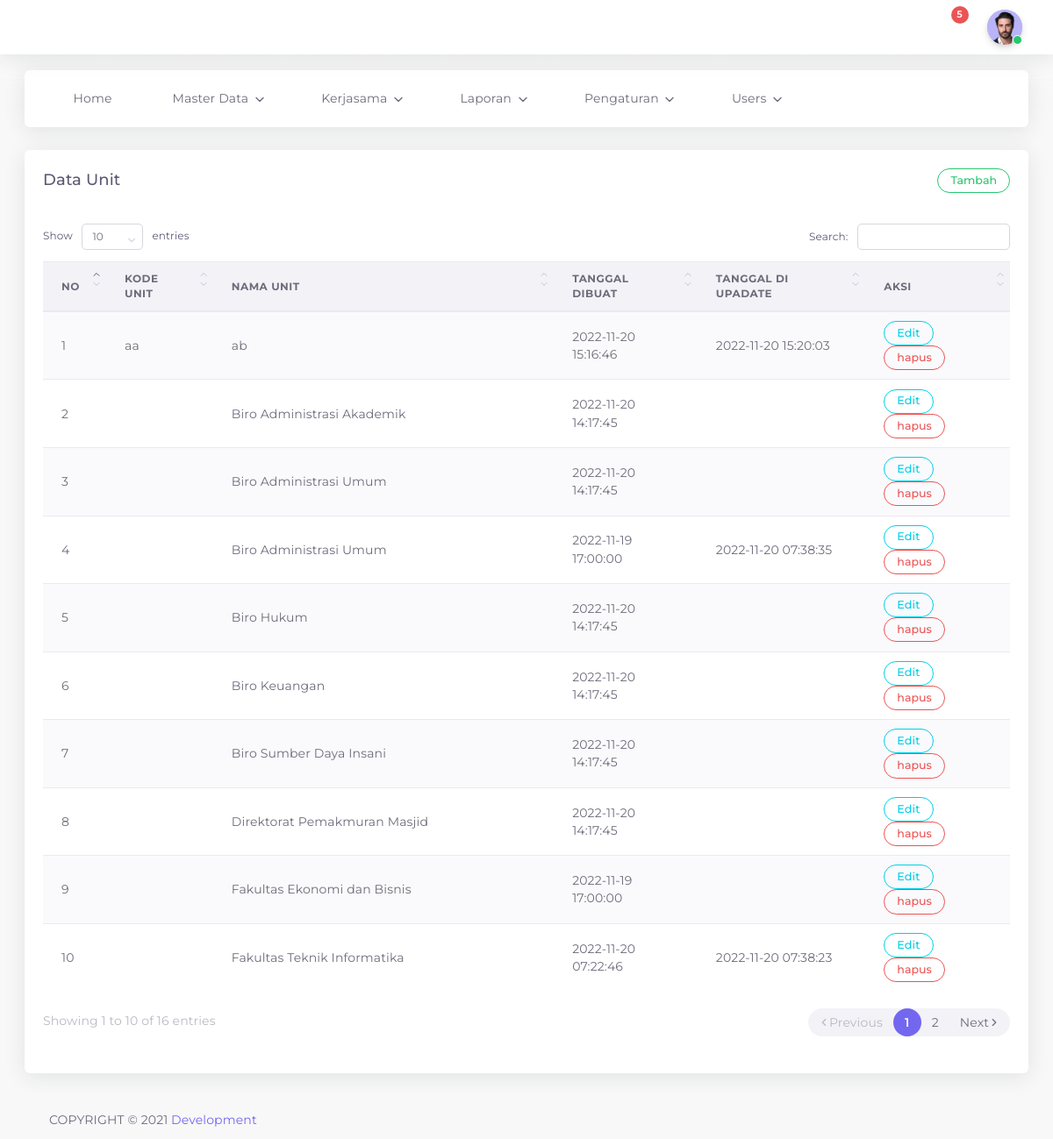
Before: /admin/unit_data.php (signed in) with the older database file.
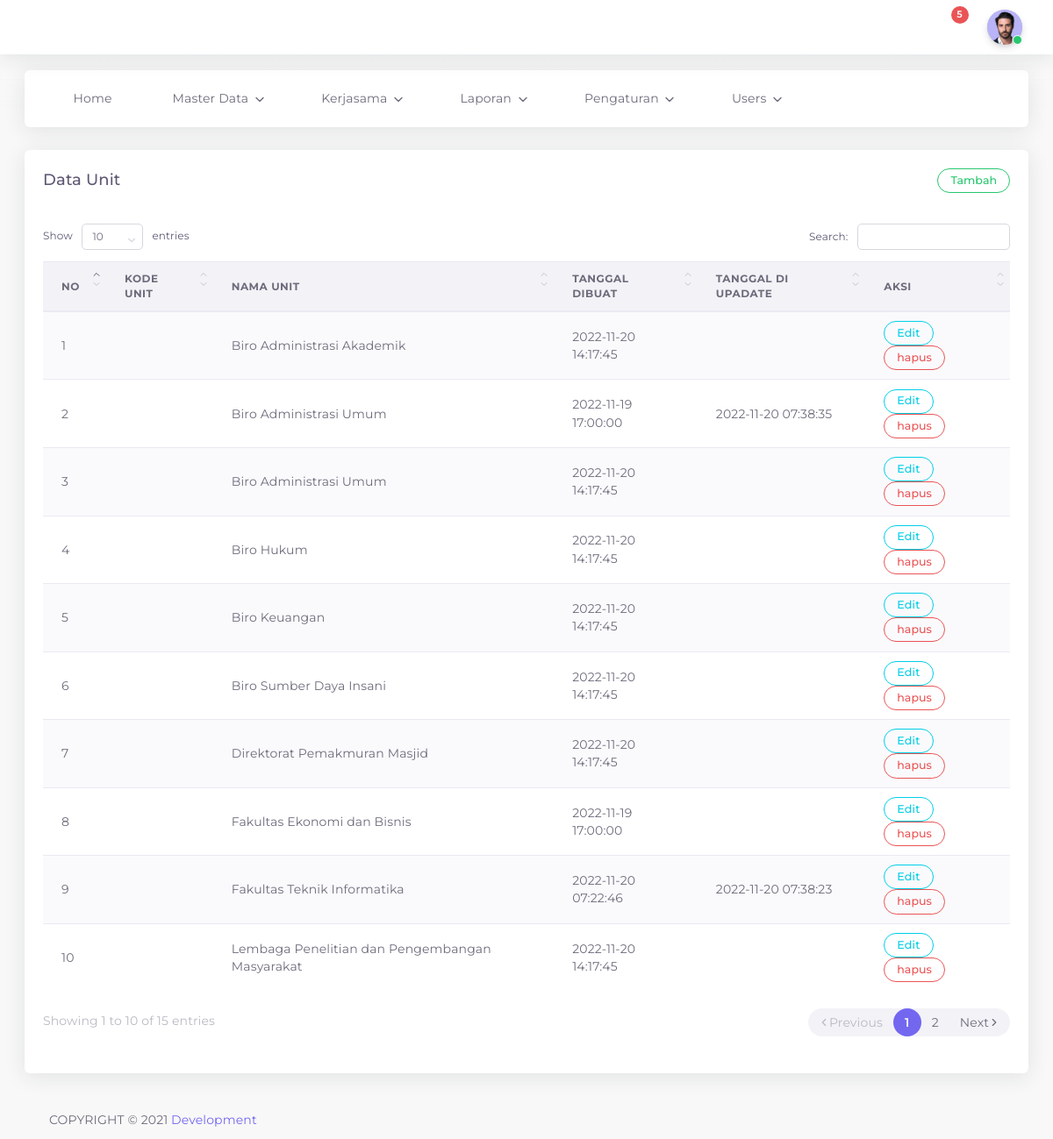
After: the same page with the newer database file.
### tables this page shows
CREATE TABLE `unit` (
  `id_unit` int(11) NOT NULL,
  `unit_kode` varchar(20) NOT NULL,
  `unit_nama` varchar(255) NOT NULL,
  `date_created` timestamp NULL DEFAULT current_timestamp(),
  `date_updated` timestamp NULL DEFAULT NULL ON UPDATE current_timestamp()
);

### admin/unit_data.php (the view, shortened to what this page needs)
<?php
include "header.php";
?>
<div class="app-content content ">
		<div class="content-wrapper container-xxl p-0">
			<div class="row match-height">
				<div class="col-lg-12">
					<div class="card">
						<div class="card-header">
							<h4 class="card-title">Data Unit</h4>
							<button
									type="button"
									class="btn btn-outline-success round btn-sm"
									data-toggle="modal"
									data-target="#tambah_data">Tambah</button>
						</div>
							<div class="card-body table-responsive">
								<table id="dataTables" class="table table-striped">
									<thead>
											<tr>
													<th>No</th>
													<th>Kode Unit</th>
													<th>Nama Unit</th>
													<th>Tanggal dibuat</th>
													<th>Tanggal di upadate</th>
													<th>Aksi</th>
											</tr>
									</thead>
										<tbody>
											<?php
											include "config.php";
											$no = 1;
											$data = mysqli_query($kon, "SELECT * FROM unit ORDER BY unit_nama ASC");
											while($hasil = mysqli_fetch_array($data)){
											?>
												<tr>
														<td>
															<?php echo $no++; ?>
														</td>
														<td><?php echo $hasil ['unit_kode'];?></td>
														<td><?php echo $hasil ['unit_nama'];?></td>
														<td><?php echo $hasil ['date_created'];?></td>
														<td><?php echo $hasil ['date_updated'];?></td>
														<td>
															<a href="#" type="button" class="open_modal btn btn-outline-info round btn-sm" data-toggle="modal" data-target="#edit<?php echo $hasil['id_unit']; ?>">Edit</a>
																	<button
																	type="button"
																	class="btn btn-outline-danger round btn-sm"
																	data-toggle="modal"
																	data-target="#deleteEmployeeModal<?php echo $hasil['id_unit']; ?>">hapus</button>
														</td>
												</tr>
								<?php
									}
									?>
									</tbody>
						</table>
					</div>
			</div>
		</div>
	</div>
</div>
		<div class="drag-target"></div>
		<?php include "footer.php";?>
</body>
</html>

Changed rows visible on the page:
removed unit: unit_kode "aa", unit_nama "ab", date_created "2022-11-20 15:16:46", date_updated "2022-11-20 15:20:03"
shown differently, row unchanged: unit (number 2 of 10 on the later page): moves up the list
now on this page (row unchanged): unit: unit_nama "Lembaga Penelitian dan Pengembangan Masyarakat", date_created "2022-11-20 14:17:45"
Other visible differences:
text written by a page script: "Show entries Search: Showing 1 to 10 of 16 entries Previous 1 2 Next" → "Show entries Search: Showing 1 to 10 of 15 entries Previous 1 2 Next"
